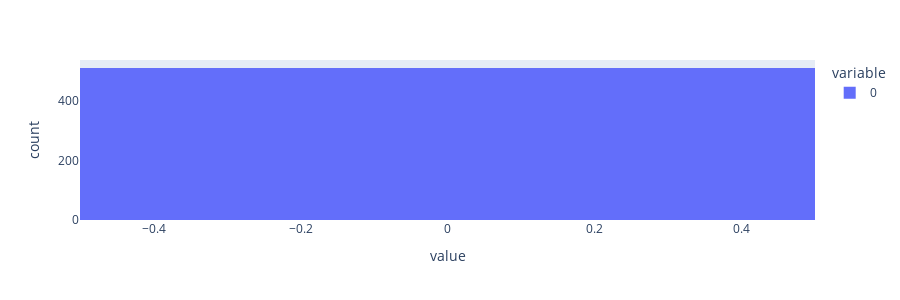
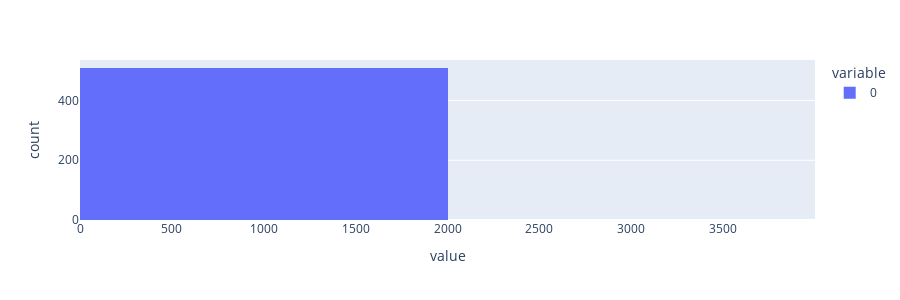
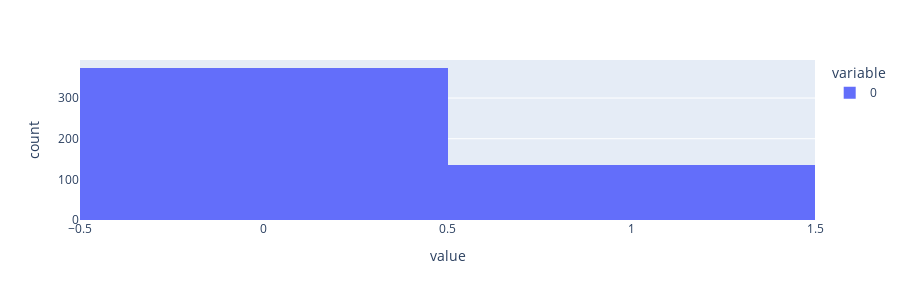
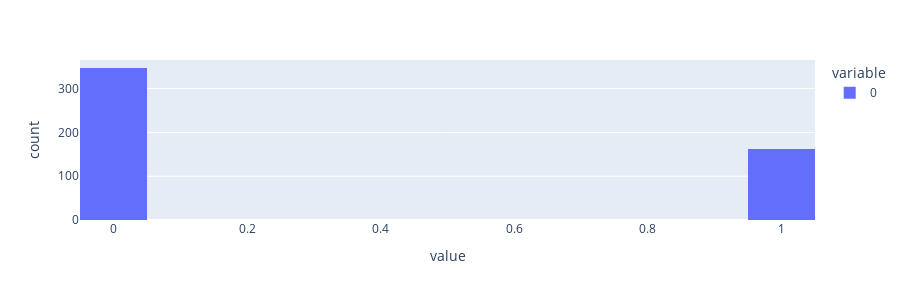

Here is the notebook cell these charts were saved with, in order:
### Markdown cell above
## Global stats

### Code cell
for k in metric_names:
    for eval_name, results in all_results.items():
        display(Markdown(f"#### {k} - {eval_name}"))
        print("count", len(results.metrics[k]))
        print("mean", np.mean(results.metrics[k]))
        print("std", np.std(results.metrics[k]))
        print("max", np.max(results.metrics[k]))
        print("min", np.min(results.metrics[k]))
        px.histogram(results.metrics[k], height=300).show()

### Figure 1 — Plotly figure (JSON) as saved in the notebook; plotly's stock layout.template omitted (floating-point values rounded to 4 significant figures; data arrays with more than 128 entries replaced by an {"elided": "..."} marker saying what was removed)
{"data": [{"bingroup": "x", "hovertemplate": "variable=0<br>value=%{x}<br>count=%{y}<extra></extra>", "legendgroup": "0", "marker": {"color": "#636efa", "pattern": {"shape": ""}}, "name": "0", "orientation": "v", "showlegend": true, "type": "histogram", "x": {"elided": "510 float values"}, "xaxis": "x", "yaxis": "y"}], "layout": {"barmode": "relative", "height": 300, "legend": {"title": {"text": "variable"}, "tracegroupgap": 0}, "margin": {"t": 60}, "xaxis": {"anchor": "y", "domain": [0, 1], "title": {"text": "value"}}, "yaxis": {"anchor": "x", "domain": [0, 1], "title": {"text": "count"}}}}

### Figure 2 — Plotly figure (JSON) as saved in the notebook; plotly's stock layout.template omitted (floating-point values rounded to 4 significant figures; data arrays with more than 128 entries replaced by an {"elided": "..."} marker saying what was removed)
{"data": [{"bingroup": "x", "hovertemplate": "variable=0<br>value=%{x}<br>count=%{y}<extra></extra>", "legendgroup": "0", "marker": {"color": "#636efa", "pattern": {"shape": ""}}, "name": "0", "orientation": "v", "showlegend": true, "type": "histogram", "x": {"elided": "510 float values"}, "xaxis": "x", "yaxis": "y"}], "layout": {"barmode": "relative", "height": 300, "legend": {"title": {"text": "variable"}, "tracegroupgap": 0}, "margin": {"t": 60}, "xaxis": {"anchor": "y", "domain": [0, 1], "title": {"text": "value"}}, "yaxis": {"anchor": "x", "domain": [0, 1], "title": {"text": "count"}}}}

### Figure 3 — Plotly figure (JSON) as saved in the notebook; plotly's stock layout.template omitted (floating-point values rounded to 4 significant figures; data arrays with more than 128 entries replaced by an {"elided": "..."} marker saying what was removed)
{"data": [{"bingroup": "x", "hovertemplate": "variable=0<br>value=%{x}<br>count=%{y}<extra></extra>", "legendgroup": "0", "marker": {"color": "#636efa", "pattern": {"shape": ""}}, "name": "0", "orientation": "v", "showlegend": true, "type": "histogram", "x": {"elided": "510 float values"}, "xaxis": "x", "yaxis": "y"}], "layout": {"barmode": "relative", "height": 300, "legend": {"title": {"text": "variable"}, "tracegroupgap": 0}, "margin": {"t": 60}, "xaxis": {"anchor": "y", "domain": [0, 1], "title": {"text": "value"}}, "yaxis": {"anchor": "x", "domain": [0, 1], "title": {"text": "count"}}}}

### Figure 4 — Plotly figure (JSON) as saved in the notebook; plotly's stock layout.template omitted (floating-point values rounded to 4 significant figures; data arrays with more than 128 entries replaced by an {"elided": "..."} marker saying what was removed)
{"data": [{"bingroup": "x", "hovertemplate": "variable=0<br>value=%{x}<br>count=%{y}<extra></extra>", "legendgroup": "0", "marker": {"color": "#636efa", "pattern": {"shape": ""}}, "name": "0", "orientation": "v", "showlegend": true, "type": "histogram", "x": {"elided": "510 float values"}, "xaxis": "x", "yaxis": "y"}], "layout": {"barmode": "relative", "height": 300, "legend": {"title": {"text": "variable"}, "tracegroupgap": 0}, "margin": {"t": 60}, "xaxis": {"anchor": "y", "domain": [0, 1], "title": {"text": "value"}}, "yaxis": {"anchor": "x", "domain": [0, 1], "title": {"text": "count"}}}}
